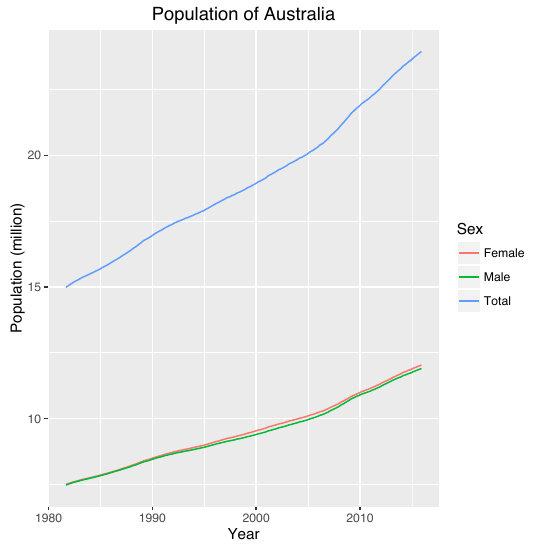

R code for this plot:
fileName = "xDate-yValue_Age-All_State-Australia_default"

quartz(fileName, width = 14/2.54, height = 14/2.54, dpi = 72) 

ggplot(filter(APdata,
              Age == "All ages",
              State == "Australia"),
       aes(x = Date, y = Value/1e6, color = Sex)) + 
  geom_line() + 
  labs(x = "Year",
       y = "Population (million)",
       title = "Population of Australia")

ggsave(paste(fileName, "pdf", sep = "."), device = cairo_pdf)